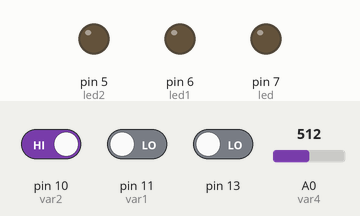
Recording of a sketch running on a simulated Arduino Uno, built with avr-gcc and run on an emulated ATmega328P. Shown: output pins drawn as LEDs (lit = HIGH). Dashed ring = blinking. Inputs (shaded band) come from the test bench; at power-on: pin 10 (var2) HIGH, pin 11 (var1) LOW, A0 (var4) = 512, pin 13 LOW. What the sketch prints to the serial monitor is not drawn.

Above: at 2.3 s.
2.4 s: pin 10 (var2) driven LOW and pin 11 (var1) driven HIGH
At 4.2 s:
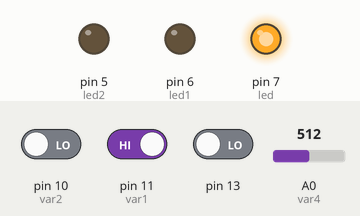
7.4 s: A0 (var4) set to 122
12.4 s: pin 10 (var2) driven HIGH
At 12.61 s:
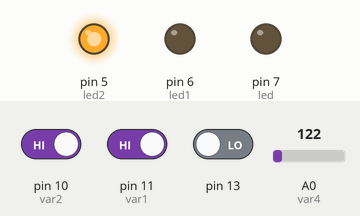
13.9 s: pin 10 (var2) driven LOW
At 14.14 s:
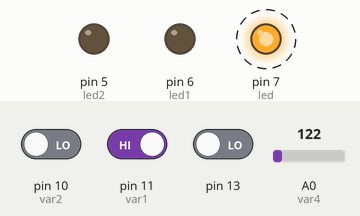
17.4 s: pin 11 (var1) driven LOW
At 19.0 s:
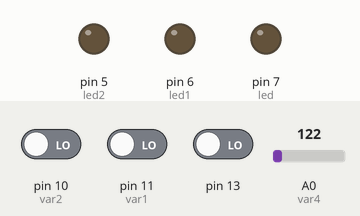
19.3 s: pin 11 (var1) driven HIGH
At 20.39 s:
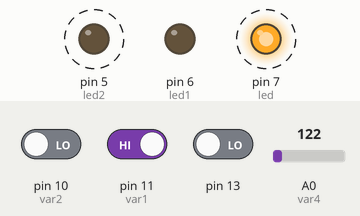
Timing chart, 0 to 23.8 s (numbered marks = the images above; inputs shaded):
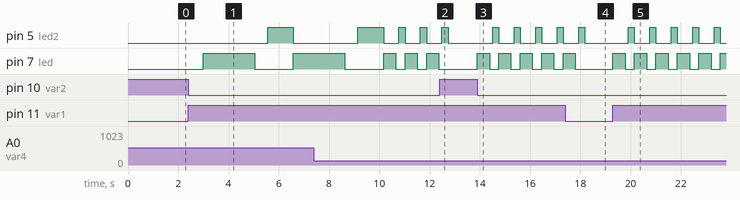

Measured:
- after the input at 2.4 s, pin 5 (led2): LOW → HIGH after 3.2 s, → LOW 1.0 s later; pin 7 (led): LOW → HIGH after 0.60 s, → LOW 2.0 s later, → HIGH 1.5 s later
- after the input at 12.4 s, pin 5 (led2): goes on until 12.7 s, then stays LOW; pin 7 (led): stays LOW (without the input it goes to HIGH after 0.34 s)
- after the input at 13.9 s, pin 5 (led2): alternates HIGH for 0.24 s and LOW for 0.61 s, starting after 0.61 s; pin 7 (led): alternates HIGH for 0.49 s and LOW for 0.37 s, starting at once
- after the input at 17.4 s, pin 5 (led2): goes on until 18.2 s, then stays LOW; pin 7 (led): goes on until 17.8 s, then stays LOW
- after the input at 19.3 s, pin 5 (led2): alternates HIGH for 0.24 s and LOW for 0.61 s, starting after 0.61 s; pin 7 (led): alternates HIGH for 0.49 s and LOW for 0.37 s, starting at once

The sketch:

Actividad_4_-_Semaforo_2.ino
```cpp
// Microcontroladores - 2674489
// Actividad 4
// Anderson Cepeda Sandoval y Juan Sebastian Guanumen

long valor;
int var1 = 11;
int var2 = 10;
int var4 = A0;

int led = 7;
int led1 = 6;
int led2 = 5;

int contador = 0;
int sensor;

void setup() {
  pinMode(var1, INPUT);
  pinMode(var2, INPUT);
  pinMode(var4, INPUT);
  pinMode(led, OUTPUT);
  pinMode (led1, OUTPUT);
  pinMode (led2, OUTPUT);

  Serial.begin(9600);

}

void loop()
{

  sensor = analogRead(A0);

  if (digitalRead(11) == HIGH && digitalRead(10)== LOW){

     digitalWrite(led, HIGH);
    delay (sensor*(5000/1023));
    digitalWrite(led, LOW);

	Serial.print("El led a paso por HIGH: ");

  contador = led + contador++ - 6;
  Serial.print(contador);
    delay (sensor);

 Serial.println("  ");

  Serial.print("El valor del potencimetro es = ");
  Serial.println(sensor);

    digitalWrite(led, HIGH);
    digitalWrite(led1, HIGH);
    delay (sensor*(1000/1023));
    digitalWrite(led, LOW);
    digitalWrite(led1, LOW);

    digitalWrite(led2, HIGH);
    delay (sensor*(3000/1023));
    digitalWrite(led2, LOW);

    digitalWrite(led1, HIGH);
    delay (sensor*(1000/1023));
     digitalWrite(led1, LOW);
    }

  if (digitalRead(11)== LOW && digitalRead(10)== HIGH){
   digitalWrite(led1, HIGH);
   delay (sensor*(1000/1023));
   digitalWrite(led1, LOW);
   delay (sensor*(1000/1023));

   Serial.print("El valor del potencimetro es = ");
   Serial.println(sensor);
   delay (1000);
  Serial.print(sensor*(500/1023));
    delay(500);
  }

  if (digitalRead(11)== HIGH && digitalRead(13)== HIGH){

    digitalWrite(led, LOW);
    digitalWrite(led1, LOW);
    digitalWrite(led2, LOW);
  }

 }
```
